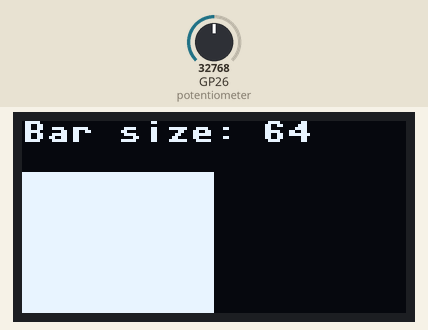
This program was run on a simulated Raspberry Pi Pico running MicroPython. Shown: 128×64 one-colour display. The test bench sets the inputs (shaded band); at power-on: GP26 (potentiometer) = 32768 (analog values on the 0–65535 scale). Library files of the repository ran but are not shown: ssd1306.py; what the program prints to the serial console is not drawn.

Above: at 1.2 s.
1.3 s: GP26 (potentiometer) set to 45874
At 2.3 s:
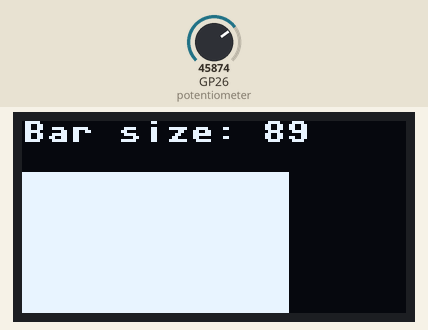
2.9 s: GP26 (potentiometer) set to 57670
At 4.2 s:
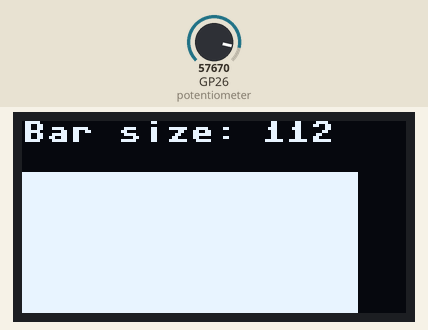
4.5 s: GP26 (potentiometer) set to 65535
At 5.4 s:
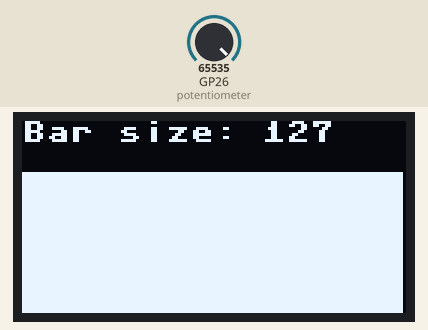
Timing chart, 0 to 7.5 s (numbered marks = the images above; inputs shaded):
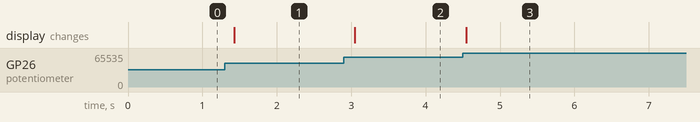

The program:

main.py
```python
# This file will run automatically when the Pi is powered up.

# Import modules from the src directory here
# import src.RGB_Blink as RGB_Blink
# import src.Switches as Switches
import src.oled as Oled
print("Running Main.py")

# Call any functions from the imported modules above here
# RGB_Blink.run()
# Switches.run()
Oled.run()
```

oled.py
```python
import machine
from src.deps.ssd1306 import SSD1306_I2C
import src.Potentiometer as POT
import time

def run():
    WIDTH = 128
    HEIGHT = 64

    i2c = machine.I2C(0, scl=machine.Pin(17), sda=machine.Pin(16), freq=400000)

    oled = SSD1306_I2C(WIDTH, HEIGHT, i2c)

    while True:
        convertedBarValue = int(POT.readPotValue() / 512)
        print(f"Bar size: {convertedBarValue}")
        oled.fill(0)
        oled.text(f"Bar size: {convertedBarValue}", 0, 0)
        oled.fill_rect(0, 17, convertedBarValue, HEIGHT, 1)
        oled.show()
        time.sleep_ms(100)
```

Potentiometer.py
```python
import re
import machine
import utime

potentiometer = machine.ADC(26)
lowValue = 0


def readPotValue():
    # Theoretical value 0-65535
    # Actual value ~1000-65535
    return potentiometer.read_u16()

# while True:
#     print(f"From Potentiometer {readPotValue()}")
#     utime.sleep(1)


def readPotConstrained(constraint = 65535):
    potVal = potentiometer.read_u16()
    # This allows the led to go completly off.
    potVal = 0 if potVal < 1000 else potVal
    return potVal % constraint
```

Measured:
- after the input at 1.3 s, the display: changes after 0.13 s (image 1)
- after the input at 2.9 s, the display: changes after 0.15 s (image 2)
- after the input at 4.5 s, the display: changes after 0.05 s (image 3)
